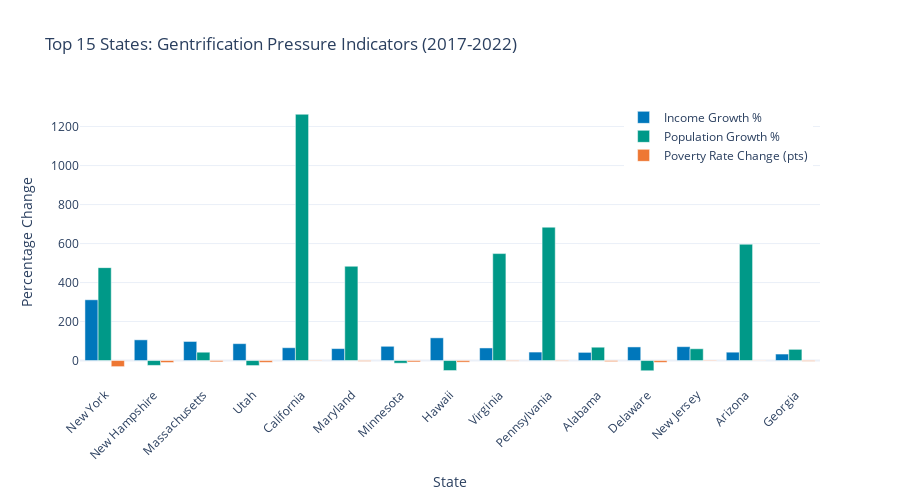

Source (notebook cell):
### Code cell
# =============================================================================
# Visualization 2: Top 15 States by Gentrification Pressure
# =============================================================================

top_15 = change_df.head(15).copy()

fig = go.Figure()

# Income growth bars
fig.add_trace(go.Bar(
    name='Income Growth %',
    x=top_15['state'],
    y=top_15['income_growth_pct'],
    marker_color='#0077BB',
))

# Population growth bars
fig.add_trace(go.Bar(
    name='Population Growth %',
    x=top_15['state'],
    y=top_15['pop_growth_pct'],
    marker_color='#009988',
))

# Poverty change (inverted - negative is good for gentrification signal)
fig.add_trace(go.Bar(
    name='Poverty Rate Change (pts)',
    x=top_15['state'],
    y=top_15['poverty_change_pts'],
    marker_color='#EE7733',
))

fig.update_layout(
    title='Top 15 States: Gentrification Pressure Indicators (2017-2022)',
    xaxis_title='State',
    yaxis_title='Percentage Change',
    barmode='group',
    template='plotly_white',
    xaxis_tickangle=-45,
    height=500,
    legend=dict(yanchor="top", y=0.99, xanchor="right", x=0.99),
)

fig.show()

### Figure 1 — Plotly figure (JSON) as saved in the notebook; plotly's stock layout.template omitted (floating-point values rounded to 4 significant figures)
{"data": [{"marker": {"color": "#0077BB"}, "name": "Income Growth %", "type": "bar", "x": ["New York", "New Hampshire", "Massachusetts", "Utah", "California", "Maryland", "Minnesota", "Hawaii", "Virginia", "Pennsylvania", "Alabama", "Delaware", "New Jersey", "Arizona", "Georgia"], "y": [311.6, 106.2, 97.83, 86.6, 65.79, 61.3, 73.1, 116.4, 64.55, 43.51, 41.9, 69.8, 71.12, 42.87, 33.35]}, {"marker": {"color": "#009988"}, "name": "Population Growth %", "type": "bar", "x": ["New York", "New Hampshire", "Massachusetts", "Utah", "California", "Maryland", "Minnesota", "Hawaii", "Virginia", "Pennsylvania", "Alabama", "Delaware", "New Jersey", "Arizona", "Georgia"], "y": [476.4, -24.89, 42.73, -25.78, 1263.0, 483.4, -13.67, -51.29, 548.4, 683.7, 68.38, -52.34, 60.48, 596.4, 57.45]}, {"marker": {"color": "#EE7733"}, "name": "Poverty Rate Change (pts)", "type": "bar", "x": ["New York", "New Hampshire", "Massachusetts", "Utah", "California", "Maryland", "Minnesota", "Hawaii", "Virginia", "Pennsylvania", "Alabama", "Delaware", "New Jersey", "Arizona", "Georgia"], "y": [-31.2, -10.15, -6.531, -9.331, -2.129, -3.824, -7.189, -8.232, -2.846, -2.827, -5.47, -9.312, -2.514, -1.218, -3.363]}], "layout": {"barmode": "group", "height": 500, "legend": {"x": 0.99, "xanchor": "right", "y": 0.99, "yanchor": "top"}, "title": {"text": "Top 15 States: Gentrification Pressure Indicators (2017-2022)"}, "xaxis": {"tickangle": -45, "title": {"text": "State"}}, "yaxis": {"title": {"text": "Percentage Change"}}}}
